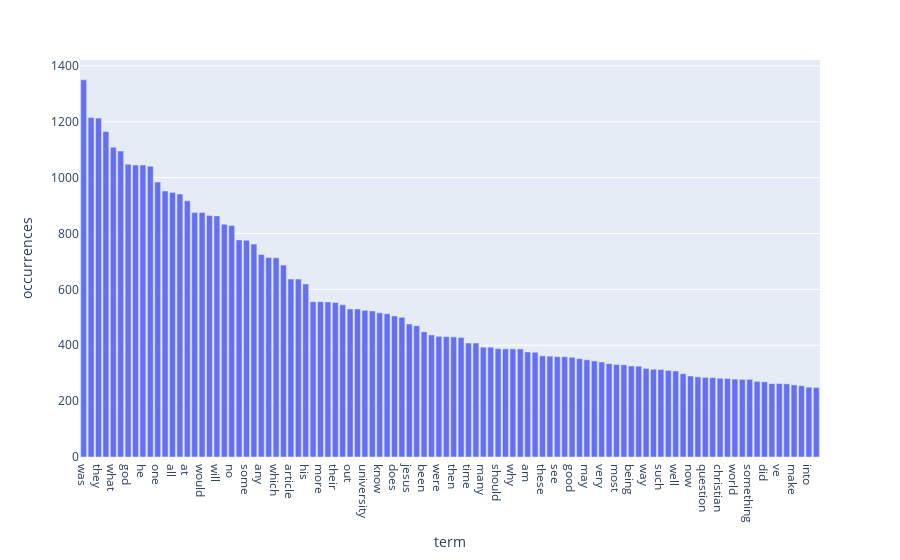

Notebook code for this chart:
### Markdown cell above
### >>> **Exercise 14 (take home):** 
Additionally, you can attempt to sort the terms on the `x-axis` by frequency instead of in alphabetical order. This way the visualization is more meaninfgul and you will be able to observe the so called [long tail](https://en.wikipedia.org/wiki/Long_tail) (get familiar with this term since it will appear a lot in data mining and other statistics courses). see picture below

![alt txt](https://upload.wikimedia.org/wikipedia/commons/thumb/8/8a/Long_tail.svg/1000px-Long_tail.svg.png)

### Code cell
# Answer here

#looks for most frequent words from 5 findings to 50 % of the material, max is 100 most freq.
frequency = CountVectorizer(min_df=5, max_df=0.5, max_features=100)
X_filtered = frequency.fit_transform(X_sample['text']) #matrix

word_freq_df = pd.DataFrame({
    'term': frequency.get_feature_names_out(), #list of words
    'occurrences': np.asarray(X_filtered.sum(axis=0)).ravel().tolist() #frq. words to python list
})

word_freq_df = word_freq_df.sort_values('occurrences', ascending=False) #sorting

fig = px.bar(word_freq_df, x='term', y='occurrences')
fig.show()

### Figure 1 — Plotly figure (JSON) as saved in the notebook; plotly's stock layout.template omitted (floating-point values rounded to 4 significant figures)
{"data": [{"hovertemplate": "term=%{x}<br>occurrences=%{y}<extra></extra>", "legendgroup": "", "marker": {"color": "#636efa", "pattern": {"shape": ""}}, "name": "", "orientation": "v", "showlegend": false, "textposition": "auto", "type": "bar", "x": ["was", "we", "they", "there", "what", "by", "god", "do", "he", "an", "one", "about", "all", "my", "at", "so", "would", "your", "will", "com", "no", "people", "some", "who", "any", "me", "which", "has", "article", "don", "his", "like", "more", "think", "their", "when", "out", "just", "university", "other", "know", "how", "does", "only", "jesus", "than", "been", "them", "were", "also", "then", "because", "time", "posting", "many", "say", "should", "had", "why", "believe", "am", "up", "these", "us", "see", "get", "good", "could", "may", "even", "very", "our", "most", "host", "being", "nntp", "way", "those", "such", "said", "well", "him", "now", "use", "question", "new", "christian", "much", "world", "cs", "something", "here", "did", "things", "ve", "must", "make", "first", "into", "evidence"], "xaxis": "x", "y": [1350, 1215, 1213, 1165, 1109, 1095, 1048, 1045, 1045, 1041, 984, 952, 947, 941, 917, 875, 875, 864, 863, 833, 829, 777, 776, 762, 725, 714, 713, 687, 637, 637, 619, 556, 556, 555, 553, 545, 530, 530, 525, 523, 516, 513, 505, 500, 476, 470, 448, 437, 432, 431, 430, 428, 408, 408, 393, 393, 388, 387, 387, 387, 376, 375, 362, 361, 359, 359, 357, 352, 348, 344, 340, 334, 331, 330, 326, 325, 317, 314, 313, 310, 308, 298, 290, 287, 285, 284, 282, 281, 279, 278, 278, 271, 269, 263, 263, 262, 258, 255, 250, 249], "yaxis": "y"}], "layout": {"barmode": "relative", "legend": {"tracegroupgap": 0}, "margin": {"t": 60}, "xaxis": {"anchor": "y", "domain": [0, 1], "title": {"text": "term"}}, "yaxis": {"anchor": "x", "domain": [0, 1], "title": {"text": "occurrences"}}}}
